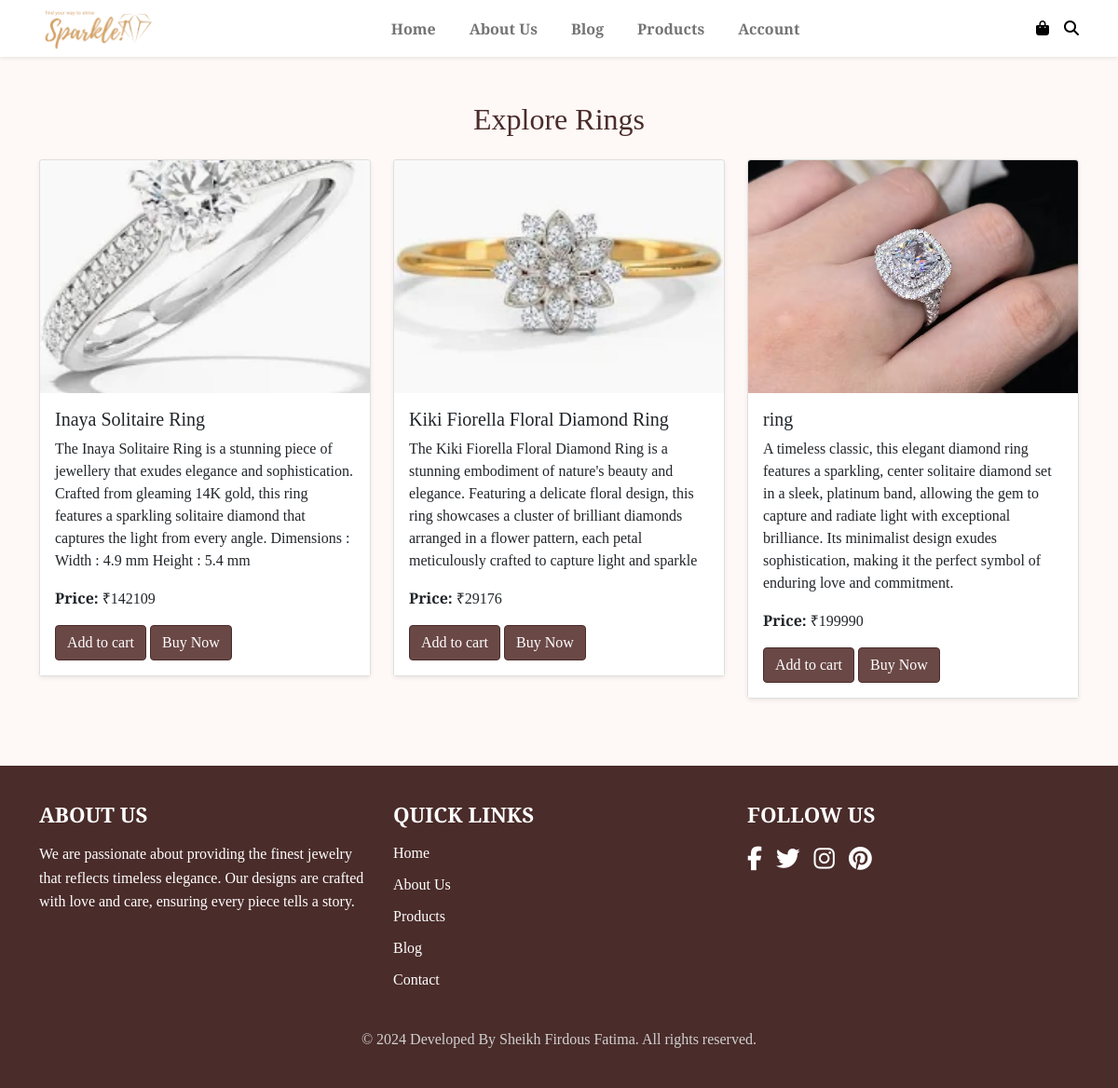
/show_product/rings, run on the app's committed database.
### models.py (models this page shows)
class Product(Base):
     __tablename__ = 'addProducts'
     id = Column(Integer , primary_key=True)
     productname =Column(String(150) , nullable=False)
     productDesc = Column(String(150) , nullable=False)
     productPrice = Column(Integer , nullable=False)
     productCategory = Column(String(150) , nullable=False)
     img = Column(String(200))

### app.py (the view)
@app.route('/show_product/<string:category>', methods=['GET'])
def show_product(category):
    username=session.get('username')
    products = db_session.query(Product).filter_by(productCategory=category).all()
    return render_template('show_product.html', products=products, category=category,username=username)

### templates/show_product.html (shortened to what this page needs)
<!DOCTYPE html>
<html lang="en">
<head>
     <link href="https://cdn.jsdelivr.net/npm/bootstrap@5.0.2/dist/css/bootstrap.min.css" rel="stylesheet"
>
     <link rel="stylesheet" href="{{url_for('static' ,filename ='css/style.css')}}">
</head>
<body>
     <nav class="navbar navbar-expand-lg navbar-light bg-white shadow-sm">
          <div class="container">
               <img style="height: 45px; object-fit :cover;" src="{{url_for ('static',filename = 'img/logo.png')}}" alt="logo">
               <div class="collapse navbar-collapse" id="navbarNav">
                    <div class="mx-auto d-flex">
                         <ul class="navbar-nav">
                              <li class="nav-item">
                                   <a class="nav-link" href="/">Home</a>
                              </li>
                              <li class="nav-item">
                                   <a class="nav-link" href="/aboutus/">About Us</a>
                              </li>
                              <li class="nav-item">
                                   <a class="nav-link" href="/blogs/">Blog</a>
                              </li>
                              <li class="nav-item">
                                   <a class="nav-link" href="/product/">Products</a>
                              </li>
                              <li class="nav-item">
                                   <a class="nav-link" href="/login/">Account</a>
                              </li>
                         </ul>
                    </div>
                </div>
               <div class="d-flex align-items-center">
                    <a href="#" class="me-3">
                         <i class="fa-solid fa-bag-shopping fa-1x icon-style"></i>
                    </a>
                    <a href="#">
                         <i class="fa-solid fa-magnifying-glass fa-1x icon-style"></i>
                    </a>
               </div>
          </div>
     </nav>
     <div class="container py-5">
          <h2 class="text-center mb-4" style="color: #4a2c2a;">Explore {{ category.title() }}</h2>
          <div class="row">
              {% if products %}
                  {% for product in products %}
                      <div class="col-md-4 mb-4">
                          <div class="card shadow-sm product-card">
                              <img src="{{product.img}}" class="card-img-top" alt="{{ product.productname }}" style="height: 250px; object-fit: cover;">
                              <div class="card-body" style="background-color: #fff;">
                                  <h5 class="card-title">{{ product.productname }}</h5>
                                  <p class="card-text">{{ product.productDesc }}</p>
                                  <p class="card-text"><strong>Price:</strong> ₹{{ product.productPrice }}</p>
                                  <div >
                                      <a href="#" class="btn btn-primary">Add to cart</a>
                                      <a href="#" class="btn btn-primary">Buy Now</a>
                                  </div>
                              </div>
                          </div>
                      </div>
                  {% endfor %}
              {% else %}
                  <div class="col-12 text-center">
                      <p class="text-muted">No products available in this category.</p>
                  </div>
              {% endif %}
          </div>
      </div>
     <footer class="footer">
          <div class="container">
               <div class="row">
                    <div class="col-md-4">
                         <h5 class="footer-title">About Us</h5>
                         <p class="footer-text">We are passionate about providing the finest jewelry that reflects
                              timeless elegance. Our designs are crafted with love and care, ensuring every piece tells
                              a story.</p>
                    </div>
                    <div class="col-md-4">
                         <h5 class="footer-title">Quick Links</h5>
                         <ul class="footer-links">
                              <li><a href="#">Home</a></li>
                              <li><a href="/aboutus/">About Us</a></li>
                              <li><a href="#">Products</a></li>
                              <li><a href="#">Blog</a></li>
                              <li><a href="#">Contact</a></li>
                         </ul>
                    </div>
                    <div class="col-md-4">
                         <h5 class="footer-title">Follow Us</h5>
                         <div class="social-icons">
                              <a href="#" class="social-icon"><i class="fa-brands fa-facebook-f"></i></a>
                              <a href="#" class="social-icon"><i class="fa-brands fa-twitter"></i></a>
                              <a href="#" class="social-icon"><i class="fa-brands fa-instagram"></i></a>
                              <a href="#" class="social-icon"><i class="fa-brands fa-pinterest"></i></a>
                         </div>
                    </div>
               </div>
               <div class="text-center mt-4">
                    <p class="footer-copyright">&copy; 2024 Developed By Sheikh Firdous Fatima. All rights reserved.</p>
               </div>
          </div>
     </footer>
</body>
</html>

### static/css/style.css (style rules this page uses)
body { font-family: 'Playfair Display', serif; }
.nav-link { color: black; font-weight: bold; font-size: 1rem; margin: 0 10px; }
.icon-style { color: black; }
.collapse { transition: height 0.3s ease-in-out; }
.footer { background-color: #4a2c2a; color: #fff; padding: 40px 0; font-family: 'Playfair Display', serif; }
.footer-title { font-size: 1.4rem; font-weight: bold; margin-bottom: 15px; text-transform: uppercase; }
.footer-text { font-size: 1rem; line-height: 1.6; }
.footer-links { list-style: none; padding: 0; }
.footer-links li { margin-bottom: 10px; }
.footer-links a { color: #fff; text-decoration: none; font-size: 1rem; transition: color 0.3s ease; }
.social-icons { display: flex; gap: 15px; }
.social-icon { color: #fff; font-size: 1.6rem; transition: color 0.3s ease; }
.footer-copyright { font-size: 1rem; color: #d1d1d1; margin-bottom: 0; }

### templates/show_product.html (style rules this page uses)
body { background-color: #fef9f6; }
.product-card { transition: transform 0.2s ease-in-out; }
.btn-primary { background-color: #6a4846; border-color: #4a2c2a; }

### data on the page
Product: img (picture), productname "Inaya Solitaire Ring", productDesc "The Inaya Solitaire Ring is a stunning piece of jewellery that exudes elegance and sophistication. Crafted from gleaming 14K gold, this ring features a sparkling solitaire diamond that captures the light from every angle. Dimensions : Width : 4.9 mm Height : 5.4 mm", productPrice "142109"
Product: img (picture), productname "Kiki Fiorella Floral Diamond Ring", productDesc "The Kiki Fiorella Floral Diamond Ring is a stunning embodiment of nature's beauty and elegance. Featuring a delicate floral design, this ring showcases a cluster of brilliant diamonds arranged in a flower pattern, each petal meticulously crafted to capture light and sparkle", productPrice "29176"
Product: img (picture), productname "ring", productDesc "A timeless classic, this elegant diamond ring features a sparkling, center solitaire diamond set in a sleek, platinum band, allowing the gem to capture and radiate light with exceptional brilliance. Its minimalist design exudes sophistication, making it the perfect symbol of enduring love and commitment.", productPrice "199990"

### other printed values
{{ category.title() }} "Rings"
